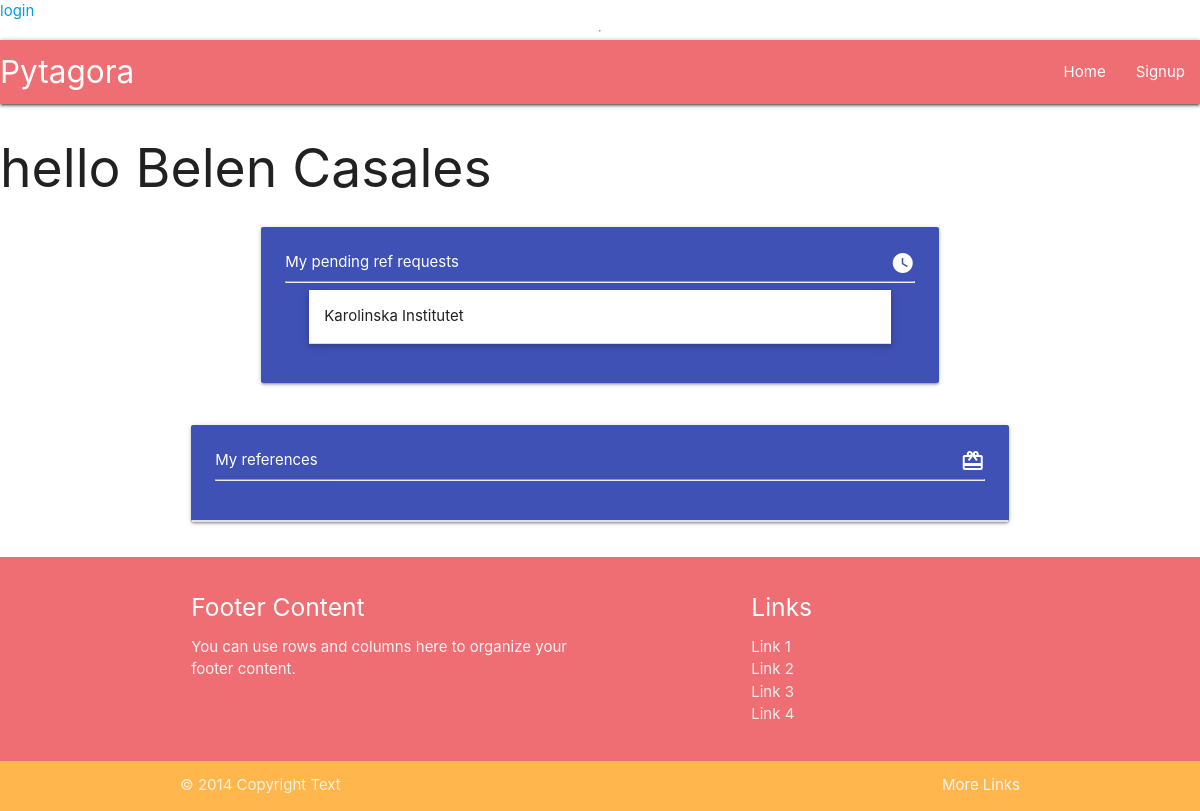
The page /profile/8/ on the database as committed earlier.
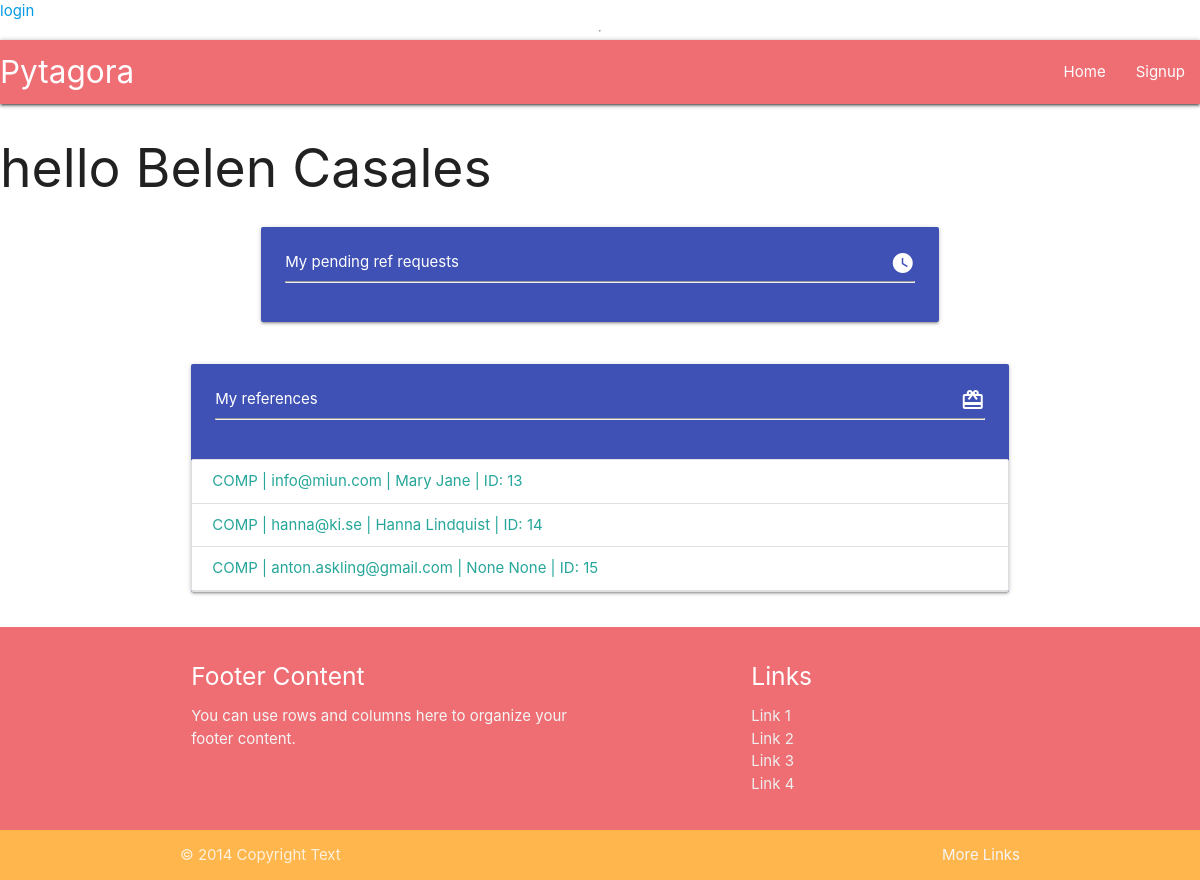
The same page on the database as committed later.
### userprofile/models.py (models this page shows, shortened)
class RefRequest(models.Model):
    profile = models.ForeignKey(Profile, verbose_name=_("profile"), on_delete=models.CASCADE)
    company_name = models.CharField(_("company name"), max_length=100, null=True, blank=True)
    date_from = PartialDateField( verbose_name=_("date from"))
    date_to = PartialDateField(verbose_name=_("date to"))
    to_email = models.EmailField(_("to email"), max_length=254, null=True, blank=True)
    UNINITIATED = "UNIN"
    PENDING = "PEND"
    COMPLETE = "COMP"
    STATUS_CHOICES = [
        (UNINITIATED, "Uninitiated"),
        (PENDING, "Pending"),
        (COMPLETE, "Complete"),
    ]
    status = models.CharField(_("status"), max_length=4, choices=STATUS_CHOICES, default=UNINITIATED,)
    time_sent = models.DateTimeField(_("time_sent"), auto_now_add=True, null=True)
    class Meta:
        verbose_name = "Reference request"
        verbose_name_plural = "Reference requests"

class RefResponse(models.Model):
    ref_request = models.OneToOneField(RefRequest, verbose_name=_("request to"), on_delete=models.CASCADE)
    profile = models.ForeignKey(Profile, verbose_name=_("profile"), on_delete=models.CASCADE, null=True, blank=True)
    email = models.EmailField(_("email"), max_length=254)
    first_name = models.CharField(_("first name"), max_length=50, null=True, blank=True)
    last_name = models.CharField(_("last name"), max_length=50, null=True, blank=True)
    company_name = models.CharField(_("company name"), max_length=50, null=True, blank=True)
    title = models.CharField(_("title"), max_length=50)
    BOSS = "BOSS"
    COLLEAGUE = "COLL"
    CONSULTANT = "CONS"
    OTHER = "OTH"
    RELATION_CHOICES = [
        (BOSS, "Boss to referee"),
        (COLLEAGUE, "Colleague to referee"),
        (CONSULTANT, "referee was consultant"),
        (OTHER, "Other")
    ]
    relation = models.CharField(_("relation to referee"), choices=RELATION_CHOICES, default=BOSS, max_length=4)
    other_relation = models.CharField(_("if Other, please specify"), max_length=80, null=True, blank=True)
    main_tasks = models.TextField(_("describe main tasks"))
    elaborate = models.TextField(_("elaborate"))
    extra = models.TextField(_("extra"))
    referee_first_name = models.CharField(_("referee first name"), max_length=50)
    referee_last_name = models.CharField(_("referee last name"), max_length=50)
    time_added = models.DateTimeField(_("time added"), auto_now=True)
    def get_full_name(self):
        return f"{self.first_name} {self.last_name}"
    class Meta:
        verbose_name = "Reference response"
        verbose_name_plural = "Reference responses"
        ordering = ["ref_request"]

### userprofile/views.py (the view)
# urls.py: path("profile/<int:pk>/", ProfileView.as_view(), name ="profile"),
class ProfileView(ListView):
    model = RefRequest
    def get(self, request, *args, **kwargs):
        profile = Profile.objects.get(id=kwargs["pk"])
        requests = profile.refrequest_set.all()
        return render(
            self.request,
            "userprofile/profile.html",
            {
                "profile": profile,
                "requests": requests,
            })

### userprofile/models.py (called while the page is built)
    def __str__(self):
        return f"{self.first_name} {self.last_name}"

### userprofile/templates/userprofile/profile.html (shortened to what this page needs)
{% extends "base.html" %}
{% block content %}
    <h2>hello {{ profile }}</h2>
    <div class="container">
        {% include "./components/profile_pending_requests.html" %}
        <div class="row">
            <div class="col s12">
                <div class="card indigo">
                    <div class="card-content">
                        <span class="white-text">My references <i class="material-icons right">redeem</i></span>
                        <hr/>
                    </div>
                    <div class=" collection">
                        {% for request in requests %}
                        {% if request.status == "COMP" %}
                        <a data-target="{{ request.refresponse.id }}" class="modal-trigger  collection-item" href="">{{ request.status }} | {{ request.refresponse.email }} | {{ request.refresponse.get_full_name }} | ID:  {{ request.refresponse.id }} </a>
                        {% endif %}
                        {% endfor %}
                    </div>
                </div>
            </div>
        </div>
    </div>
{% endblock content %}

### userprofile/templates/userprofile/components/profile_pending_requests.html (shortened to what this page needs)
<div class="row">
    <div class="col s12 l10 offset-l1">
        <div class="card-panel indigo">
            <span class="white-text ">My pending ref requests <i class="material-icons right" >watch_later</i> </span>
            <hr/>
            <ul class="collapsible popout">
            {% for request in requests %}
                {% if request.status == "PEND" %}
                <li>
                    <div class="collapsible-header"> <span class="truncate">{{ request.company_name }}</span></div>
                  </li>
                  {% endif %}
            {% endfor %}
             </ul>
        </div>
    </div>
</div>

Rows that differ between the two databases and show on the page:
removed RefRequest: company_name "Karolinska Institutet", shown under "hello Belen Casales"
added RefRequest: status "COMP", refresponse.email "info@miun.com", refresponse.get_full_name "Mary Jane", refresponse.id "13", shown under "hello Belen Casales"
added RefRequest: status "COMP", refresponse.email "hanna@ki.se", refresponse.get_full_name "Hanna Lindquist", refresponse.id "14", shown under "hello Belen Casales"
added RefRequest: status "COMP", refresponse.email "anton.askling@gmail.com", refresponse.get_full_name "None None", refresponse.id "15", shown under "hello Belen Casales"
